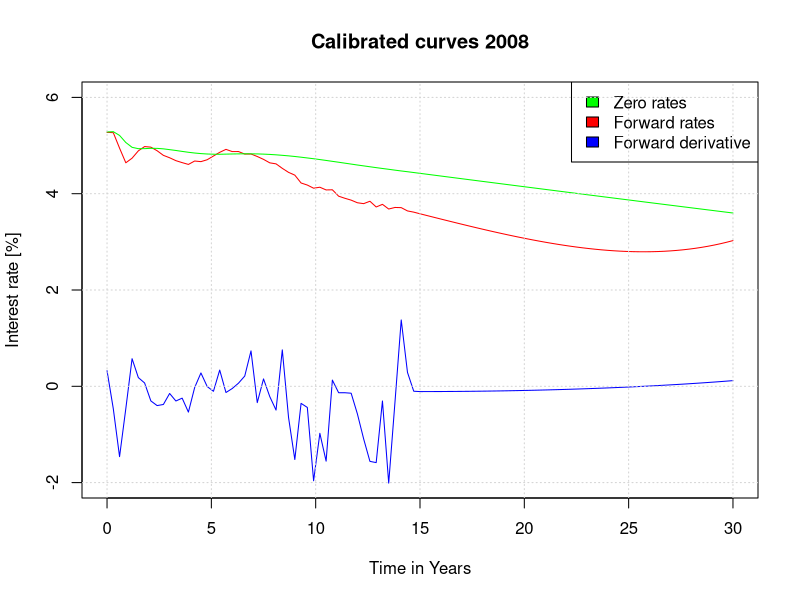

R code for this plot:
#Imports zero rates and ZCB prices

Rente_data<-read.csv2('Interest rate data 2008.csv', header = T)

zero_rates<-Rente_data[[2]]
maturity<-Rente_data[[1]]
ZCB<-Rente_data[[3]]

#Makes cubic splines

cubic_rates<-splinefun(maturity,zero_rates)
cubic_ZCB<-splinefun(maturity,ZCB)

#####Instantaouses Forward curve######
eps<-0.0001

cubic_forward<-function(x)
{
  return( -(log(cubic_ZCB(x+eps))-log(cubic_ZCB(x)))/eps *100)
}

###Forward derivative curve

forward_deriv<-function(x)
{
  (cubic_forward(x+eps)-cubic_forward(x))/eps
}

####Plots calibrated curves


plot(forward_deriv,
     xlim=c(0,30),
     ylim=c(-2,6),
     col='blue',
     xlab="Time in Years",
     ylab="Interest rate [%]",
     main="Calibrated curves 2008")
plot(cubic_forward,
     add=T,
     xlim=c(0,30),
     ylim=c(-1,1.5),
     col='red')
plot(cubic_rates,
     add=T,
     xlim=c(0,30),
     ylim=c(-1,2.5),
     col='green')
# plot(cubic_ZCB,
#      add=T,
#      xlim=c(0,30),
#      ylim=c(-1,2.5),
#      col='black')
legend("topright",
       c("Zero rates","Forward rates","Forward derivative"),
       fill=c("green","red","blue")
)
grid()
